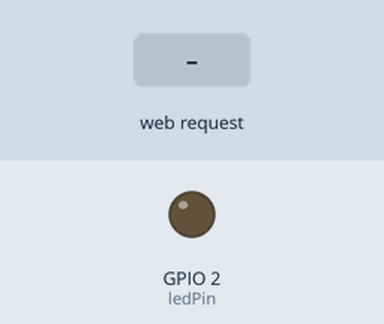
This sketch was run on a simulated ESP32. Shown: output pins drawn as LEDs (lit = HIGH). The test bench sets the inputs (shaded band). WiFi joins after 1.5 s; servers stay silent unless stated; what the sketch prints to the serial monitor is not drawn.

Above: at 2.7 s.
2.8 s: HTTP request GET /set?b=1 received
At 3.3 s:
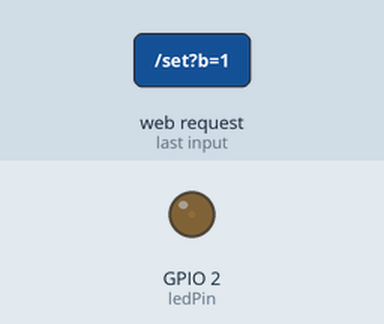
4.3 s: HTTP request GET /set?b=120 received
At 5.7 s:
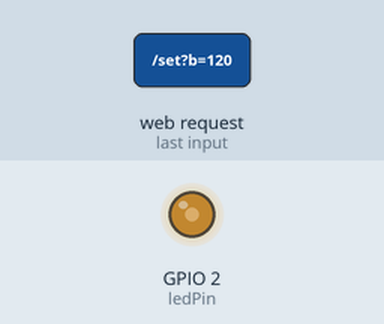
Timing chart, 0 to 7.3 s (numbered marks = the images above; inputs shaded):
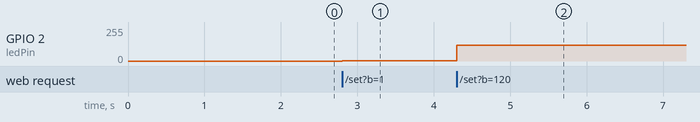

Measured:
- after the input at 2.8 s, GPIO 2 (ledPin): 0/255 → 1/255 at once
- after the input at 4.3 s, GPIO 2 (ledPin): 1/255 → 120/255 at once

The sketch:

sketch_apr8b.ino
```cpp
#include <WiFi.h>
#include <WebServer.h>


const char*ssid = "臣妾要告发熹贵妃私通";
const char* password = "060710,,gwj";
// ===================================================

WebServer server(80);

const int ledPin = 2;
const int pwmChannel = 0;
const int freq = 5000;
const int resolution = 8;

// 网页（手机/电脑通用）
const char* html = R"HTML(
<!DOCTYPE html>
<html>
<head>
<meta charset="UTF-8">
<meta name="viewport" content="width=device-width, initial-scale=1.0">
<title>调光器</title>
</head>
<body style="text-align:center; font-size:24px;">
  <h2>LED 无极调光</h2>
  <input type="range" min="0" max="255" id="slider"><br>
  亮度：<span id="val">0</span>

<script>
let slider = document.getElementById("slider");
let val = document.getElementById("val");

slider.oninput = function() {
  val.innerText = this.value;
  fetch("/set?b=" + this.value);
}
</script>
</body>
</html>
)HTML";

void handleRoot() {
  server.send(200, "text/html", html);
}

void handleSet() {
  int bright = server.arg("b").toInt();
  analogWrite(ledPin, bright); // 直接用 analogWrite，最简单稳定
  server.send(200, "text/plain", "OK");
}

void setup() {
  Serial.begin(115200);
  pinMode(ledPin, OUTPUT);
  analogWrite(ledPin, 0);

  WiFi.begin(ssid, password);
  while (WiFi.status() != WL_CONNECTED) {
    delay(500);
    Serial.print(".");
  }

  Serial.println("");
  Serial.println("WiFi 连接成功！");
  Serial.print("IP 地址：");
  Serial.println(WiFi.localIP());

  server.on("/", handleRoot);
  server.on("/set", handleSet);
  server.begin();
}

void loop() {
  server.handleClient();
}
```
